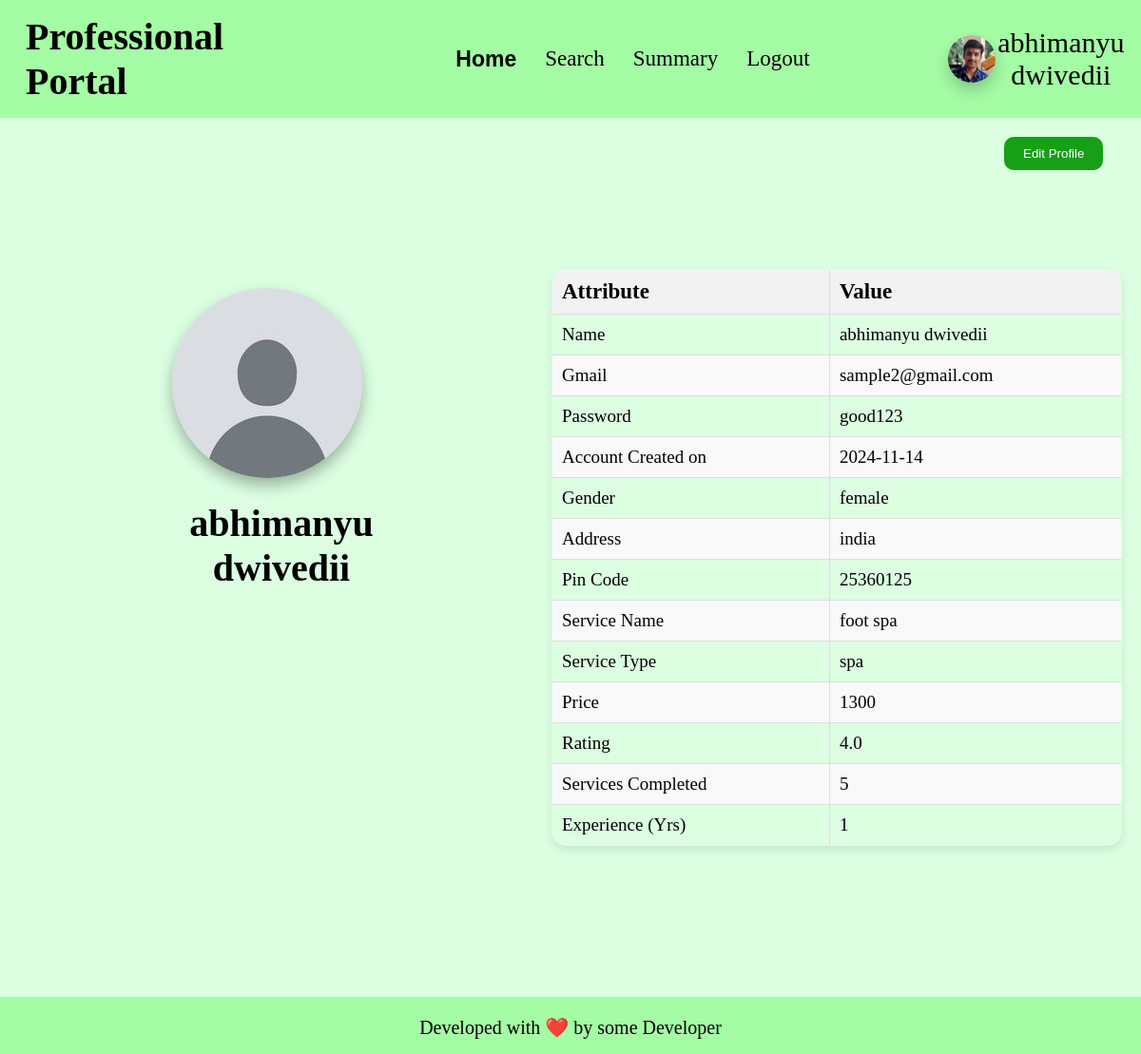
The page /professional_home/view_profile/3 on the database as committed earlier.
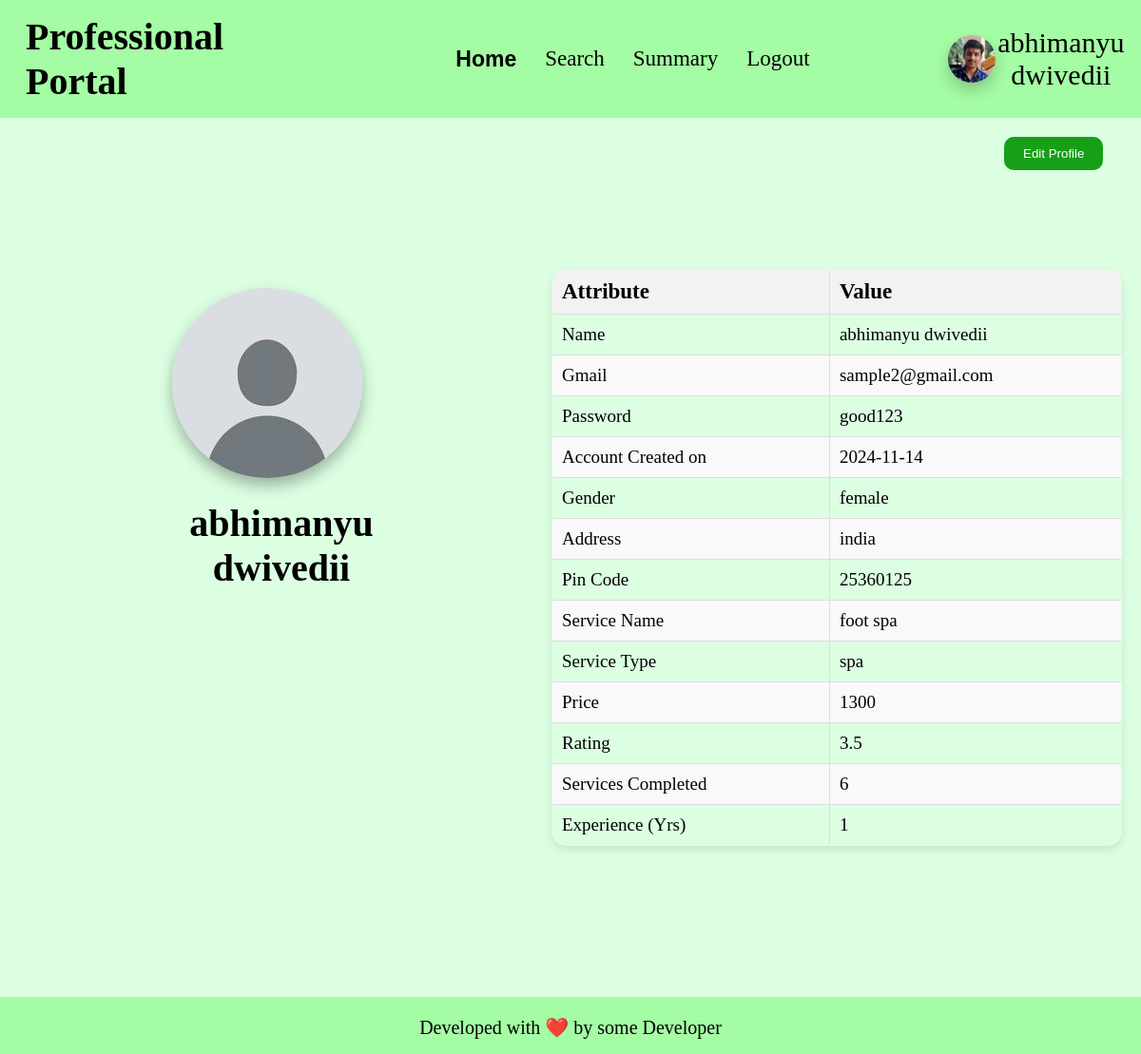
The same page on the database as committed later.
### app.py (models this page shows)
class professional(db.Model):
    __tablename__ = "professional"
    id = db.Column(db.Integer, primary_key=True, autoincrement=True)
    email_id = db.Column(db.String, nullable=False)
    fullname = db.Column(db.String, nullable=False)
    password = db.Column(db.String, nullable=False)
    date_created = db.Column(db.Date, nullable=False)
    service_type_id = db.Column(db.Integer, db.ForeignKey('service.id'), nullable=False)
    experience = db.Column(db.Integer, nullable=False)
    gender = db.Column(db.String, nullable=False)
    address = db.Column(db.String, nullable=False)
    pin_code = db.Column(db.Integer, nullable=False)
    documents = db.Column(db.String, nullable=False)
    request = db.Column(db.Boolean, default=None)
    blocked = db.Column(db.Boolean, default=False)
    services_completed = db.Column(db.Integer, default = 0)
    rating = db.Column(db.Float, default = 0.0)
    price = db.Column(db.Integer, default = 0)
    service_type = db.relationship('service', back_populates='professionals')
    service_requests = db.relationship('service_request', backref='professional', cascade='all, delete-orphan')

### app.py (the view)
@app.route('/professional_home/view_profile/<int:id>', methods=['GET', 'POST'])
def prof_view_profile(id):
    if request.method == 'GET':
        prof = professional.query.filter_by(id = id).first()
        if prof:
            if not prof.blocked:
                if not prof.request:
                    return render_template("prof_view_profile.html", professional = prof)
                else:
                    return redirect('/professional_login')
            else:
                return redirect('/professional_login')
        else:
            return redirect('/professional_login')
    elif request.method == 'POST':
        return f"form edited"

### templates/prof_view_profile.html (shortened to what this page needs)
<!DOCTYPE html>
<html lang="en">
<head>
    <link rel="stylesheet" href="/static/css/profile-block.css">
    <link rel="stylesheet" href="/static/css/basic.css">
    <link rel="stylesheet" href="/static/css/table-styling.css">
</head>
<body>
    <header>
        <h1>Professional Portal</h1>
        <ul>
            <li><a class="active" href="/professional_home/{{professional.id}}">Home</a></li>
            <li><a href="/professional_search/{{professional.id}}">Search</a></li>
            <li><a href="/professional_summary/{{professional.id}}">Summary</a></li>
            <li><a href="/professional_logout/{{professional.id}}">Logout</a></li>
        </ul>
        <div id="user-info">
            <img id="user-pic" src="/static/anant-pic.jpg" alt="Profile Picture">
            <div>{{professional.fullname}}</div>
        </div>
    </header>
    <button id="edit_profile_button" onclick="gotoroute('/professional_home/edit_profile/{{professional.id}}')">Edit Profile</button>
    <div id="box">
        <div id="box1">
            <img id="user-pic" src="/static/default_user_pic.png" alt="Profile Picture">
            <h2 style="font-size: 40px;">{{professional.fullname}}</h2>
        </div>
        <div id="box2">
            <div class="tables">
                <table class="styled-table">
                    <thead>
                        <tr>
                            <th>Attribute</th>
                            <th>Value</th>
                        </tr>
                    </thead>
                    <tbody>
                        <tr>
                            <td>Name</td>
                            <td>{{professional.fullname}}</td>
                        </tr>
                        <tr>
                            <td>Gmail</td>
                            <td>{{professional.email_id}}</td>
                        </tr>
                        <tr>
                            <td>Password</td>
                            <td>{{professional.password}}</td>
                        </tr>
                        <tr>
                            <td>Account Created on</td>
                            <td>{{professional.date_created}}</td>
                        </tr>
                        <tr>
                            <td>Gender</td>
                            <td>{{professional.gender}}</td>
                        </tr>
                        <tr>
                            <td>Address</td>
                            <td>{{professional.address}}</td>
                        </tr>
                        <tr>
                            <td>Pin Code</td>
                            <td>{{professional.pin_code}}</td>
                        </tr>
                        <tr>
                            <td>Service Name</td>
                            <td>{{professional.service_type.name}}</td>
                        </tr>
                        <tr>
                            <td>Service Type</td>
                            <td>{{professional.service_type.type}}</td>
                        </tr>
                        <tr>
                            <td>Price</td>
                            <td>{{professional.price}}</td>
                        </tr>
                        <tr>
                            <td>Rating</td>
                            <td>{{professional.rating}}</td>
                        </tr>
                        <tr>
                            <td>Services Completed</td>
                            <td>{{professional.services_completed}}</td>
                        </tr>
                        <tr>
                            <td>Experience (Yrs)</td>
                            <td>{{professional.experience}}</td>
                        </tr>
                    </tbody>
                </table>
            </div>
        </div>
    </div>
    <br>
    <footer>
        <p>
            Developed with ❤️ by some Developer
        </p>
    </footer>
</body>
</html>

Rows that differ between the two databases and show on the page:
changed professional "abhimanyu dwivedii": rating "4.0" → "3.5"; services_completed "5" → "6"
